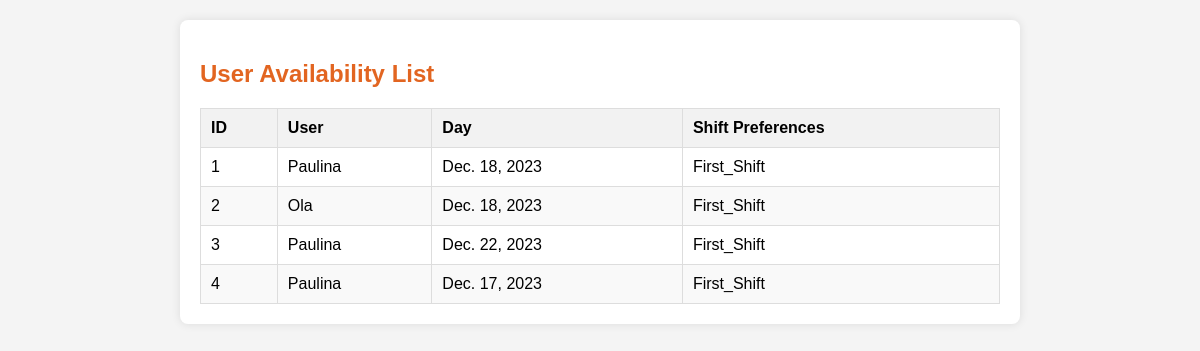
The page /availability_list (signed in) on the database as committed earlier.
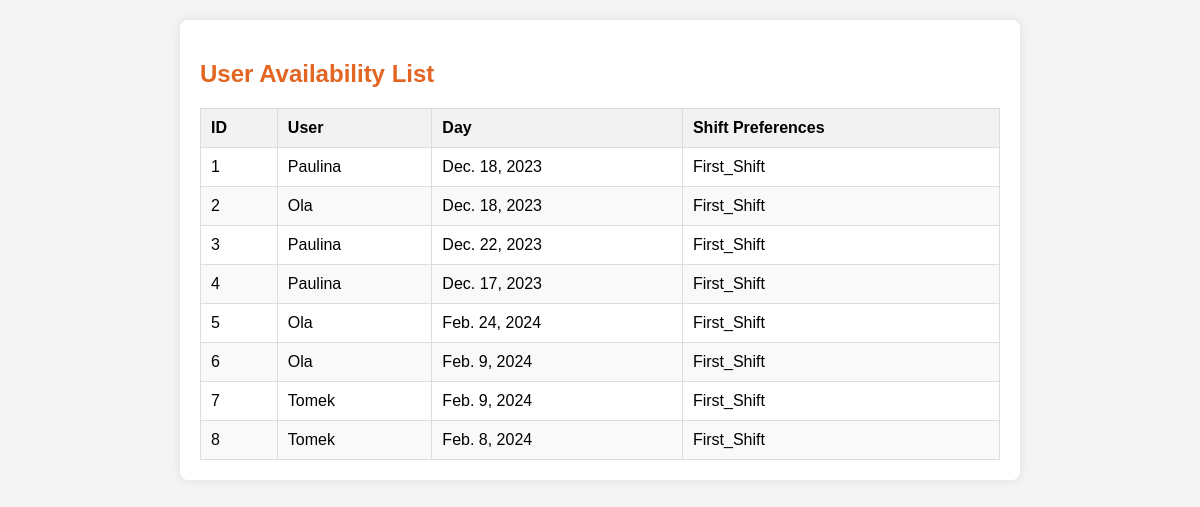
The same page on the database as committed later.
### viewer/models.py (models this page shows, shortened)
class UserAvailability(models.Model):
    user_availability_id = models.AutoField(primary_key=True)
    user_id = models.ForeignKey(User, on_delete=models.CASCADE)
    day = models.DateField(blank=True)
    shift_preferences = models.CharField(max_length=20, choices=SHIFT_CHOICES)

### viewer/views.py (the view)
# urls.py: path('availability_list', views.availability_list, name='availability_list'),
def availability_list(request):
    if request.user.is_staff:
        user_availabilities = UserAvailability.objects.all()
    else:
        user_availabilities = UserAvailability.objects.filter(user_id=request.user)
    context = {
        'user_availabilities': user_availabilities,
    }
    return render(request, 'schedule/availability_list.html', context)

### viewer/templates/schedule/availability_list.html (shortened to what this page needs)
<!DOCTYPE html>
<html lang="en">
<head>
</head>
<body>
<div class="container">
    <h2>User Availability List</h2>
    {% if user_availabilities %}
        <table class="availability-table">
            <thead>
                <tr>
                    <th onclick="sortTable(0)">ID</th>
                    <th onclick="sortTable(1)">User</th>
                    <th onclick="sortTable(2)">Day</th>
                    <th onclick="sortTable(3)">Shift Preferences</th>
                </tr>
            </thead>
            <tbody>
                {% for availability in user_availabilities %}
                    <tr>
                        <td>{{ availability.user_availability_id }}</td>
                        <td>{{ availability.user_id.username }}</td>
                        <td>{{ availability.day }}</td>
                        <td>{{ availability.shift_preferences }}</td>
                    </tr>
                {% endfor %}
            </tbody>
        </table>
    {% else %}
        <p>No availabilities found.</p>
    {% endif %}
</div>
</body>
</html>

### viewer/templates/schedule/availability_list.html (style rules this page uses)
body { font-family: Arial, sans-serif; background-color: #f4f4f4; margin: 0; padding: 0; }
.container { max-width: 800px; margin: 20px auto; background-color: #fff; padding: 20px; box-shadow: 0 0 10px rgba(0, 0, 0, 0.1); border-radius: 8px; }
h2 { color: rgba(224, 91, 19, 0.94); }
.availability-table { width: 100%; border-collapse: collapse; margin-top: 20px; }
.availability-table th, .availability-table td { border: 1px solid #ddd; padding: 10px; text-align: left; cursor: pointer; }
.availability-table th { background-color: #f2f2f2; }
.availability-table tbody tr:nth-child(even) { background-color: #f9f9f9; }

Rows that differ between the two databases and show on the page:
added UserAvailability: user_availability_id "5", user_id.username "Ola", day "Feb. 24, 2024", shift_preferences "First_Shift"
added UserAvailability: user_availability_id "6", user_id.username "Ola", day "Feb. 9, 2024", shift_preferences "First_Shift"
added UserAvailability: user_availability_id "7", user_id.username "Tomek", day "Feb. 9, 2024", shift_preferences "First_Shift"
added UserAvailability: user_availability_id "8", user_id.username "Tomek", day "Feb. 8, 2024", shift_preferences "First_Shift"
